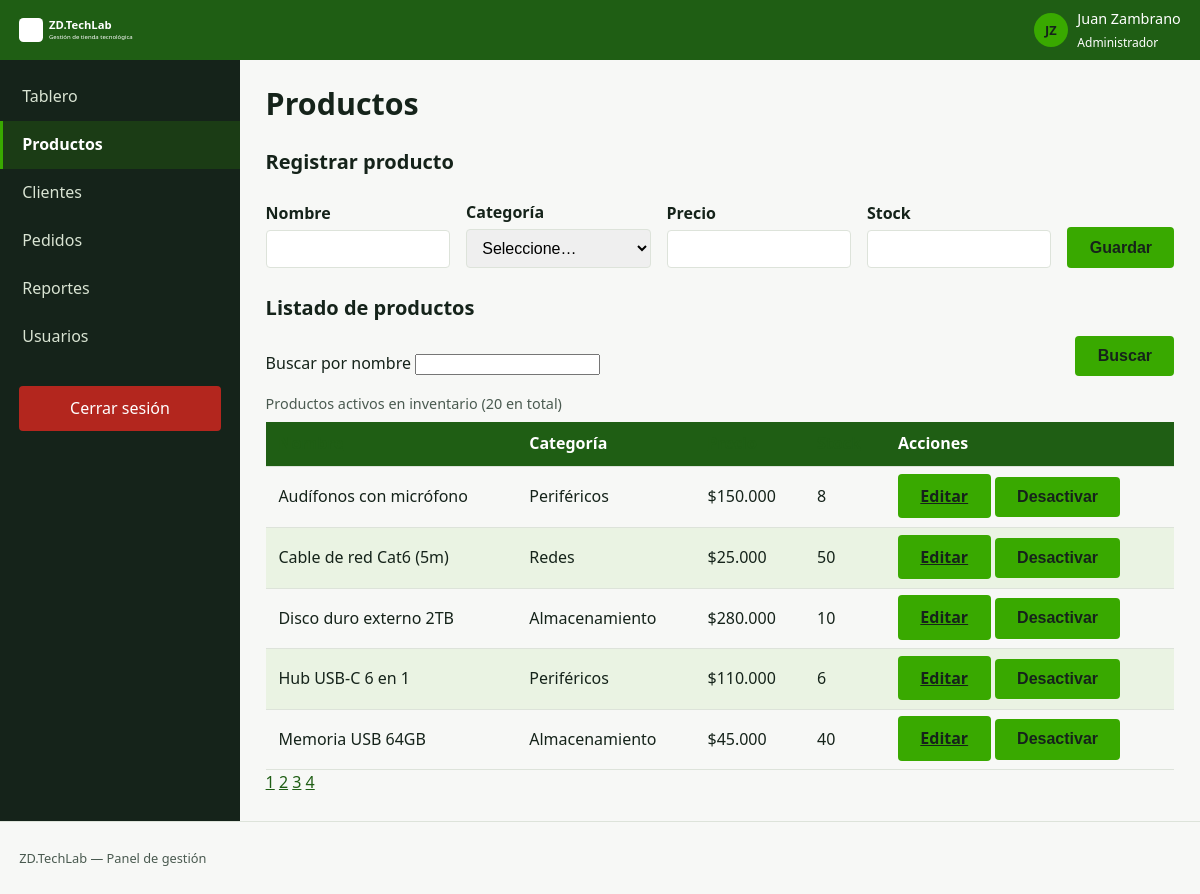
The app's page /productos.php (signed in) with its own data.
### tables this page shows
CREATE TABLE productos (
  id            INT UNSIGNED AUTO_INCREMENT PRIMARY KEY,
  categoria_id  INT UNSIGNED NOT NULL,
  nombre        VARCHAR(150) NOT NULL,
  precio        DECIMAL(12,2) NOT NULL,
  stock         INT UNSIGNED NOT NULL DEFAULT 0,
  stock_minimo  INT UNSIGNED NOT NULL DEFAULT 5,
  activo        TINYINT(1) NOT NULL DEFAULT 1,
  creado_en     DATETIME NOT NULL DEFAULT CURRENT_TIMESTAMP,
  CONSTRAINT fk_productos_categoria
    FOREIGN KEY (categoria_id) REFERENCES categorias(id)
    ON DELETE RESTRICT ON UPDATE CASCADE,
  INDEX idx_productos_nombre (nombre),
  INDEX idx_productos_categoria (categoria_id)
);

CREATE TABLE categorias (
  id      INT UNSIGNED AUTO_INCREMENT PRIMARY KEY,
  nombre  VARCHAR(80) NOT NULL,
  UNIQUE KEY uq_categorias_nombre (nombre)
);

### app/modelos/ProductoModelo.php (called while the page is built, shortened)
<?php
final class ProductoModelo
{
    public function listar(string $busqueda = '', int $pagina = 1, int $porPagina = 10, string $orden = 'nombre'): array
    {
        $columna = in_array($orden, self::COLUMNAS_ORDEN, true) ? $orden : 'nombre';
        $offset  = max(0, ($pagina - 1) * $porPagina);
        $st = $this->pdo->prepare(
            "SELECT p.id, p.nombre, p.precio, p.stock, p.categoria_id, c.nombre AS categoria
             FROM productos p
             INNER JOIN categorias c ON c.id = p.categoria_id
             WHERE p.activo = 1 AND p.nombre LIKE :b
             ORDER BY p.$columna
             LIMIT :lim OFFSET :off"
        );
        $st->bindValue(':b', '%' . $busqueda . '%');
        $st->bindValue(':lim', $porPagina, PDO::PARAM_INT);
        $st->bindValue(':off', $offset, PDO::PARAM_INT);
        $st->execute();
        return $st->fetchAll();
    }
    public function contar(string $busqueda = ''): int
    {
        $st = $this->pdo->prepare('SELECT COUNT(*) AS total FROM productos WHERE activo = 1 AND nombre LIKE :b');
        $st->bindValue(':b', '%' . $busqueda . '%');
        $st->execute();
        return (int) $st->fetch()['total'];
    }
}

### productos.php (the view, shortened to what this page needs)
<?php
require_once __DIR__ . '/app/modelos/ProductoModelo.php';
$pdo    = Conexion::obtener();
$modelo = new ProductoModelo($pdo);
$busqueda = trim((string) ($_GET['b'] ?? ''));
$orden    = (string) ($_GET['orden'] ?? 'nombre');
$pagina   = max(1, (int) ($_GET['pagina'] ?? 1));
$porPagina = 5;
$productos  = $modelo->listar($busqueda, $pagina, $porPagina, $orden);
$total      = $modelo->contar($busqueda);
$totalPaginas = max(1, (int) ceil($total / $porPagina));
$editando = null;
function conQuery(array $cambios): string
{
    $actual = $_GET;
    foreach ($cambios as $k => $v) {
        $actual[$k] = $v;
    }
    return '?' . http_build_query($actual);
}
?>
<!DOCTYPE html>
<html lang="es">
<head>
  <link rel="stylesheet" href="<?= BASE_URL ?>css/tokens.css">
  <link rel="stylesheet" href="<?= BASE_URL ?>css/estilos.css">
</head>
<body>
  <div class="panel">
    <?php require __DIR__ . '/app/vistas/parciales/cabecera.php'; ?>
    <?php require __DIR__ . '/app/vistas/parciales/menu.php'; ?>
    <main class="panel__contenido">
      <h1>Productos</h1>
      <section aria-labelledby="titulo-formulario">
        <h2 id="titulo-formulario"><?= $editando ? 'Editar producto' : 'Registrar producto' ?></h2>
        <form method="post" action="<?= BASE_URL ?>app/controladores/productos_guardar.php" novalidate class="formulario formulario--linea">
          <div>
            <label for="nombre">Nombre</label>
            <input type="text" id="nombre" name="nombre" minlength="3" required
                   value="<?= htmlspecialchars($editando['nombre'] ?? '', ENT_QUOTES, 'UTF-8') ?>">
          </div>
          <div>
            <label for="categoria">Categoría</label>
            <select id="categoria" name="categoria_id" required>
              <option value="">Seleccione…</option>
            </select>
          </div>
          <div>
            <label for="precio">Precio</label>
            <input type="number" id="precio" name="precio" min="1" step="1" required
                   value="<?= htmlspecialchars((string) ($editando['precio'] ?? ''), ENT_QUOTES, 'UTF-8') ?>">
          </div>
          <div>
            <label for="stock">Stock</label>
            <input type="number" id="stock" name="stock" min="0" step="1" required
                   value="<?= htmlspecialchars((string) ($editando['stock'] ?? ''), ENT_QUOTES, 'UTF-8') ?>">
          </div>
          <button type="submit" class="boton"><?= $editando ? 'Guardar cambios' : 'Guardar' ?></button>
        </form>
      </section>
      <section aria-labelledby="titulo-tabla">
        <h2 id="titulo-tabla">Listado de productos</h2>
        <form method="get" class="formulario--linea" style="margin-bottom:1rem;">
          <div>
            <label for="b">Buscar por nombre</label>
            <input type="search" id="b" name="b" value="<?= htmlspecialchars($busqueda, ENT_QUOTES, 'UTF-8') ?>">
          </div>
          <button type="submit" class="boton">Buscar</button>
        </form>
        <table id="tabla-productos">
          <caption>Productos activos en inventario (<?= $total ?> en total)</caption>
          <thead>
            <tr>
              <th scope="col"><a href="<?= conQuery(['orden' => 'nombre']) ?>">Nombre</a></th>
              <th scope="col">Categoría</th>
              <th scope="col"><a href="<?= conQuery(['orden' => 'precio']) ?>">Precio</a></th>
              <th scope="col"><a href="<?= conQuery(['orden' => 'stock']) ?>">Stock</a></th>
              <th scope="col">Acciones</th>
            </tr>
          </thead>
          <tbody>
            <?php foreach ($productos as $p): ?>
              <tr>
                <td><?= htmlspecialchars($p['nombre'], ENT_QUOTES, 'UTF-8') ?></td>
                <td><?= htmlspecialchars($p['categoria'], ENT_QUOTES, 'UTF-8') ?></td>
                <td>$<?= number_format((float) $p['precio'], 0, ',', '.') ?></td>
                <td><?= (int) $p['stock'] ?></td>
                <td>
                  <a href="<?= conQuery(['editar' => $p['id']]) ?>" class="boton boton--pequeno">Editar</a>
                  <form method="post" action="<?= BASE_URL ?>app/controladores/productos_eliminar.php"
                        style="display:inline" onsubmit="return confirm('¿Desactivar este producto?');">
                    <button type="submit" class="boton boton--pequeno boton--peligro">Desactivar</button>
                  </form>
                </td>
              </tr>
            <?php endforeach; ?>
          </tbody>
        </table>
        <?php if ($totalPaginas > 1): ?>
          <nav aria-label="Paginación de productos">
            <?php for ($i = 1; $i <= $totalPaginas; $i++): ?>
              <a href="<?= conQuery(['pagina' => $i]) ?>" <?= $i === $pagina ? 'aria-current="page"' : '' ?>><?= $i ?></a>
            <?php endfor; ?>
          </nav>
        <?php endif; ?>
      </section>
    </main>
    <?php require __DIR__ . '/app/vistas/parciales/pie.php'; ?>
</body>
</html>

### css/tokens.css (style rules this page uses)
:root { --superficie: #F7F8F6; --superficie-alta: #FFFFFF; --borde: #DDE3DA; --color-marca: #1F5E14; --color-marca-suave: #EAF3E3; --color-accion: #39A900; --color-acento: #F08A00; --texto: #15231A; --texto-tenue: #4A5A50; --texto-claro: #FFFFFF; --texto-sobre-brillante: #15231A; --exito: #2E7D32; --advertencia: #A85E00; --error: #B3261E; --info: #15506B; --fuente-base: system-ui, "Segoe UI", Roboto, sans-serif; }
:root { --texto-xs: 0.8rem; --texto-sm: 0.9rem; --texto-md: 1rem; --texto-lg: 1.25rem; --texto-xl: 1.9rem; }

### css/estilos.css (style rules this page uses)
*, *::before, *::after { box-sizing: border-box; }
body { margin: 0; font-family: var(--fuente-base); font-size: 16px; line-height: 1.6; color: var(--texto); background: var(--superficie); }
h1 { font-size: var(--texto-xl); line-height: 1.2; margin: 0 0 .5rem; }
h2 { font-size: var(--texto-lg); margin: 1.5rem 0 .75rem; }
a { color: var(--color-marca); }
.boton { background: var(--color-accion); color: var(--texto-sobre-brillante); font-weight: 600; border: none; border-radius: 4px; padding: .7rem 1.4rem; font-size: var(--texto-md); cursor: pointer; transition: background .18s ease; }
.formulario label { display: block; font-weight: 600; margin: .6rem 0 .25rem; }
.formulario input, .formulario select { width: 100%; padding: .55rem .7rem; border: 1px solid var(--borde); border-radius: 4px; font-size: var(--texto-md); }
.formulario--linea { display: flex; flex-wrap: wrap; align-items: flex-end; gap: 1rem; }
.formulario--linea > div { flex: 1 1 160px; }
.panel { display: grid; grid-template-columns: 1fr; grid-template-rows: 60px 1fr auto; grid-template-areas: "barra" "contenido" "pie"; min-height: 100vh; }
.panel__contenido { grid-area: contenido; padding: 1.6rem; overflow-y: auto; }
table { width: 100%; border-collapse: collapse; margin-top: .5rem; }
thead { background: var(--color-marca); color: #fff; position: sticky; top: 0; }
th, td { padding: .6rem .8rem; text-align: left; border-bottom: 1px solid var(--borde); }
tbody tr:nth-child(even) { background: var(--color-marca-suave); }
caption { text-align: left; font-size: var(--texto-sm); color: var(--texto-tenue); margin-bottom: .4rem; }
@media (min-width: 1024px) { .panel { grid-template-columns: 240px 1fr; grid-template-rows: 60px 1fr auto; grid-template-areas: "barra barra" "menu contenido" "pie pie"; } }

### records on screen
productos: nombre "Audífonos con micrófono", categoria.nombre "Periféricos", precio "150.000", stock "8"
productos: nombre "Cable de red Cat6 (5m)", categoria.nombre "Redes", precio "25.000", stock "50"
productos: nombre "Disco duro externo 2TB", categoria.nombre "Almacenamiento", precio "280.000", stock "10"
productos: nombre "Hub USB-C 6 en 1", categoria.nombre "Periféricos", precio "110.000", stock "6"
productos: nombre "Memoria USB 64GB", categoria.nombre "Almacenamiento", precio "45.000", stock "40"

### other values on screen
$iniciales "JZ"
$usuario['nombre'] "Juan Zambrano"
$usuario['rol'] "Administrador"
$op['texto'] "Tablero"
$op['texto'] "Productos"
$op['texto'] "Clientes"
$op['texto'] "Pedidos"
$op['texto'] "Reportes"
$op['texto'] "Usuarios"
$total "20"
